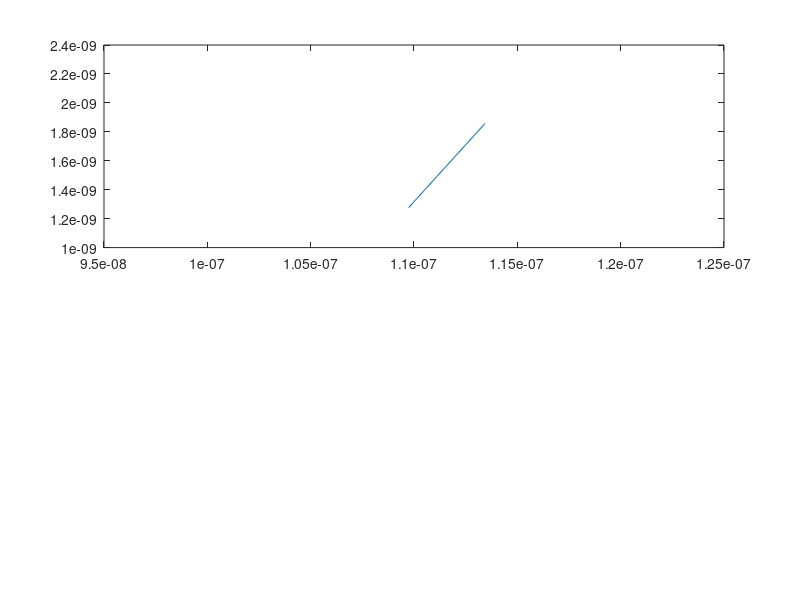

This chart was generated by the following MATLAB code: (Note: this script raises an error after producing the figure.)
%% Simulation 1- Basic Electron Modelling 
% Jinseng Vanderkloot 101031534
%% 
% The purpose of Simulation 1 is to place electrons randomly inside the 
% designated area. They will all have the same relative velocity but travel
% in random directions. When they make contact with the top or bottom
% boundary, they will "bounce" off them and travel in the opposite
% direction. When they encounter side walls, the electron will "teleport"
% from one side to the other to maintain the electron density in the 
% designated area 

%% S1 Initialization of individual electron values
clc
clear all 
close all

m0 = 9.10938215e-31;            % electron mass
mn = 0.26*m0;                   % Effective mass
Temp = 300;                     % Inital Temp (K)
kb = 1.3806504e-23;             % Boltzmann constant
tmn = 0.2e-12;                  % Mean time between collision 

%% S1 vth and MFP

%Thermal Velocity (Question 1.A) 
vt=sqrt((2*kb*Temp)/mn);        % Sim in 2D so (2*kb*Temp), 3D is (3*kb*Temp)
fprintf("Thermal Velocity = %d m/s \n", vt);

% Mean free path (Velocity * minimum time between collision) (Question 1.B)
meanFreePath = vt * tmn;
fprintf("Mean free path = %d \n", meanFreePath);

%% S1 Electrons position and velocity arrays

% Plotting Area 
wArea = 200e-9;
lArea = 100e-9;

numElec = 1000;                 %Number of simulated Electrons 
numEPlot = 10;                  %Number of plotted Electrons 
dt = (lArea*wArea);             %Typically 1/100 of region size
stepsTot = 200;                 %Total amount of steps (1000 was a long simulation) 
tTot= stepsTot*dt;              %Total Simulation time 
x = zeros(1,numElec);           %Inital X matrix          
y = zeros(1,numElec);           %Inital y matrix  
vx = zeros(1,numElec);          %Inital velocity x matrix  
vy = zeros(1,numElec);          %Inital velocity y matrix
vtot = zeros(1,numElec);        %Inital velocity matrix
colors = rand(numElec,3);       %Color assignment for each electron                   


%% S1 Electron Random Assignments
for cnt = 1:numElec
    x(cnt)=rand()*wArea;
    y(cnt)=rand()*lArea;
    angle = (2*pi*rand());
    vx(cnt)=vt*cos(angle);   % velocity * random direction   
    vy(cnt)=vt*sin(angle);   % velocity * random direction
%     vtot(cnt)= sqrt (vx(cnt)^2)+(vy(cnt)^2);
end
%% S1 Main Loop 

t=0;
intCNT = 2;
eTemp(1) = Temp;
while t < tTot
    t = t + dt; 
    
    %Store old position 
    oldx = x;
    oldy = y;
    
    %Update to new position 
    x(1:numElec) = x(1:numElec) + (vx(1:numElec).*dt);
    y(1:numElec) = y(1:numElec) + (vy(1:numElec).*dt);
    
    vtot(1:numElec)= sqrt((vx(1:numElec).^2)+(vy(1:numElec).^2));
    
    %Apply boundary conditions 
    for check = 1:numElec
        %If bottom contact, bounce off in opposite direction
        if (y(check)<=0)
            y(check) = 0;
            vy(check) = -vy(check);
        end
        %If top contact, bounce off in opposite directio
        if (y(check)>=lArea)
            y(check) = lArea;
            vy(check) = -vy(check);
        end
        %if left side of box, come out right side 
        if(x(check)<=0)
           x(check) = x(check) + wArea;
        end
        %if right side of box, come out left side
        if(x(check)>=wArea)
          x(check) = x(check) - wArea;
        end
    end 

    %Plot Boundary and map some electrons
    for Eplot = 1:numEPlot
        subplot (2,1,1)
        %if the electron went out of sides and back on other side, do not
        %draw line
        if abs(oldx(Eplot)-x(Eplot))<(wArea/2)
            p = plot([oldx(Eplot),x(Eplot)],[oldy(Eplot),y(Eplot)]);
        end
        p.Color=colors(Eplot,:);
        axis([0,wArea,0,lArea]);
        title('Electron Model'), xlabel('Position (m)', 'FontSize', 10), ylabel('Position (m)', 'FontSize', 10);
        
        hold on;
    end 
    pause(0.01);
    
    %Plot Averge Temprature in the system
    subplot (2,1,2)
    Time(:,intCNT) = t;
    allT = ((vtot(:).^2).*mn)./(2*kb);
    eTemp(:,intCNT) = mean(allT);
     
    plot(Time,eTemp,"r");
    title('Averge Temp'),xlabel('Time (s)', 'FontSize', 10), ylabel('Temp (K)', 'FontSize', 10),ylim([299,301]); 
    hold on;
    intCNT = intCNT +1; 

end 









